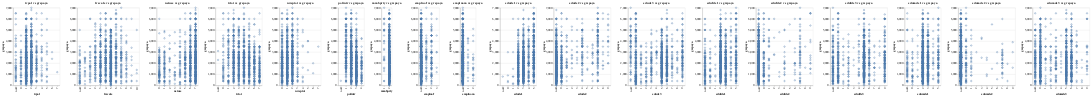

The notebook cell this image was saved under:
### Code cell
charts_scatter = []

for column in reg_capped.columns:
    if column != 'grspaya':
        chart_s = alt.Chart(reg_capped).mark_point().encode(
            x=alt.X(column, title=column),
            y=alt.Y('grspaya', title='grspaya'),
            tooltip=[column, 'grspaya']
        ).properties(
            title=f'{column} vs grspaya'
        )
        charts_scatter.append(chart_s)

combined_scatter = alt.hconcat(*charts_scatter, spacing=20)

combined_scatter

### Figure 1 — Vega-Lite specification as saved in the notebook (floating-point values rounded to 4 significant figures; data arrays with more than 128 entries replaced by an {"elided": "..."} marker saying what was removed)
{"config": {"view": {"continuousWidth": 300, "continuousHeight": 300}}, "hconcat": [{"mark": {"type": "point"}, "encoding": {"tooltip": [{"field": "tvpol", "type": "nominal"}, {"field": "grspaya", "type": "quantitative"}], "x": {"field": "tvpol", "title": "tvpol", "type": "nominal"}, "y": {"field": "grspaya", "title": "grspaya", "type": "quantitative"}}, "title": "tvpol vs grspaya"}, {"mark": {"type": "point"}, "encoding": {"tooltip": [{"field": "lrscale", "type": "nominal"}, {"field": "grspaya", "type": "quantitative"}], "x": {"field": "lrscale", "title": "lrscale", "type": "nominal"}, "y": {"field": "grspaya", "title": "grspaya", "type": "quantitative"}}, "title": "lrscale vs grspaya"}, {"mark": {"type": "point"}, "encoding": {"tooltip": [{"field": "netuse", "type": "nominal"}, {"field": "grspaya", "type": "quantitative"}], "x": {"field": "netuse", "title": "netuse", "type": "nominal"}, "y": {"field": "grspaya", "title": "grspaya", "type": "quantitative"}}, "title": "netuse vs grspaya"}, {"mark": {"type": "point"}, "encoding": {"tooltip": [{"field": "tvtot", "type": "nominal"}, {"field": "grspaya", "type": "quantitative"}], "x": {"field": "tvtot", "title": "tvtot", "type": "nominal"}, "y": {"field": "grspaya", "title": "grspaya", "type": "quantitative"}}, "title": "tvtot vs grspaya"}, {"mark": {"type": "point"}, "encoding": {"tooltip": [{"field": "nwsptot", "type": "nominal"}, {"field": "grspaya", "type": "quantitative"}], "x": {"field": "nwsptot", "title": "nwsptot", "type": "nominal"}, "y": {"field": "grspaya", "title": "grspaya", "type": "quantitative"}}, "title": "nwsptot vs grspaya"}, {"mark": {"type": "point"}, "encoding": {"tooltip": [{"field": "polintr", "type": "nominal"}, {"field": "grspaya", "type": "quantitative"}], "x": {"field": "polintr", "title": "polintr", "type": "nominal"}, "y": {"field": "grspaya", "title": "grspaya", "type": "quantitative"}}, "title": "polintr vs grspaya"}, {"mark": {"type": "point"}, "encoding": {"tooltip": [{"field": "mmbprty", "type": "nominal"}, {"field": "grspaya", "type": "quantitative"}], "x": {"field": "mmbprty", "title": "mmbprty", "type": "nominal"}, "y": {"field": "grspaya", "title": "grspaya", "type": "quantitative"}}, "title": "mmbprty vs grspaya"}, {"mark": {"type": "point"}, "encoding": {"tooltip": [{"field": "emplnof", "type": "nominal"}, {"field": "grspaya", "type": "quantitative"}], "x": {"field": "emplnof", "title": "emplnof", "type": "nominal"}, "y": {"field": "grspaya", "title": "grspaya", "type": "quantitative"}}, "title": "emplnof vs grspaya"}, {"mark": {"type": "point"}, "encoding": {"tooltip": [{"field": "emplnom", "type": "nominal"}, {"field": "grspaya", "type": "quantitative"}], "x": {"field": "emplnom", "title": "emplnom", "type": "nominal"}, "y": {"field": "grspaya", "title": "grspaya", "type": "quantitative"}}, "title": "emplnom vs grspaya"}, {"mark": {"type": "point"}, "encoding": {"tooltip": [{"field": "edude1", "type": "nominal"}, {"field": "grspaya", "type": "quantitative"}], "x": {"field": "edude1", "title": "edude1", "type": "nominal"}, "y": {"field": "grspaya", "title": "grspaya", "type": "quantitative"}}, "title": "edude1 vs grspaya"}, {"mark": {"type": "point"}, "encoding": {"tooltip": [{"field": "edude2", "type": "nominal"}, {"field": "grspaya", "type": "quantitative"}], "x": {"field": "edude2", "title": "edude2", "type": "nominal"}, "y": {"field": "grspaya", "title": "grspaya", "type": "quantitative"}}, "title": "edude2 vs grspaya"}, {"mark": {"type": "point"}, "encoding": {"tooltip": [{"field": "edude3", "type": "nominal"}, {"field": "grspaya", "type": "quantitative"}], "x": {"field": "edude3", "title": "edude3", "type": "nominal"}, "y": {"field": "grspaya", "title": "grspaya", "type": "quantitative"}}, "title": "edude3 vs grspaya"}, {"mark": {"type": "point"}, "encoding": {"tooltip": [{"field": "edufde1", "type": "nominal"}, {"field": "grspaya", "type": "quantitative"}], "x": {"field": "edufde1", "title": "edufde1", "type": "nominal"}, "y": {"field": "grspaya", "title": "grspaya", "type": "quantitative"}}, "title": "edufde1 vs grspaya"}, {"mark": {"type": "point"}, "encoding": {"tooltip": [{"field": "edufde2", "type": "nominal"}, {"field": "grspaya", "type": "quantitative"}], "x": {"field": "edufde2", "title": "edufde2", "type": "nominal"}, "y": {"field": "grspaya", "title": "grspaya", "type": "quantitative"}}, "title": "edufde2 vs grspaya"}, {"mark": {"type": "point"}, "encoding": {"tooltip": [{"field": "edufde3", "type": "nominal"}, {"field": "grspaya", "type": "quantitative"}], "x": {"field": "edufde3", "title": "edufde3", "type": "nominal"}, "y": {"field": "grspaya", "title": "grspaya", "type": "quantitative"}}, "title": "edufde3 vs grspaya"}, {"mark": {"type": "point"}, "encoding": {"tooltip": [{"field": "edumde1", "type": "nominal"}, {"field": "grspaya", "type": "quantitative"}], "x": {"field": "edumde1", "title": "edumde1", "type": "nominal"}, "y": {"field": "grspaya", "title": "grspaya", "type": "quantitative"}}, "title": "edumde1 vs grspaya"}, {"mark": {"type": "point"}, "encoding": {"tooltip": [{"field": "edumde2", "type": "nominal"}, {"field": "grspaya", "type": "quantitative"}], "x": {"field": "edumde2", "title": "edumde2", "type": "nominal"}, "y": {"field": "grspaya", "title": "grspaya", "type": "quantitative"}}, "title": "edumde2 vs grspaya"}, {"mark": {"type": "point"}, "encoding": {"tooltip": [{"field": "edumde3", "type": "nominal"}, {"field": "grspaya", "type": "quantitative"}], "x": {"field": "edumde3", "title": "edumde3", "type": "nominal"}, "y": {"field": "grspaya", "title": "grspaya", "type": "quantitative"}}, "title": "edumde3 vs grspaya"}], "data": {"name": "data-fa7830175d78ffe18b53458d81c61006"}, "spacing": 20, "$schema": "https://vega.github.io/schema/vega-lite/v5.16.3.json", "datasets": {"data-fa7830175d78ffe18b53458d81c61006": {"elided": "1039 records"}}}
